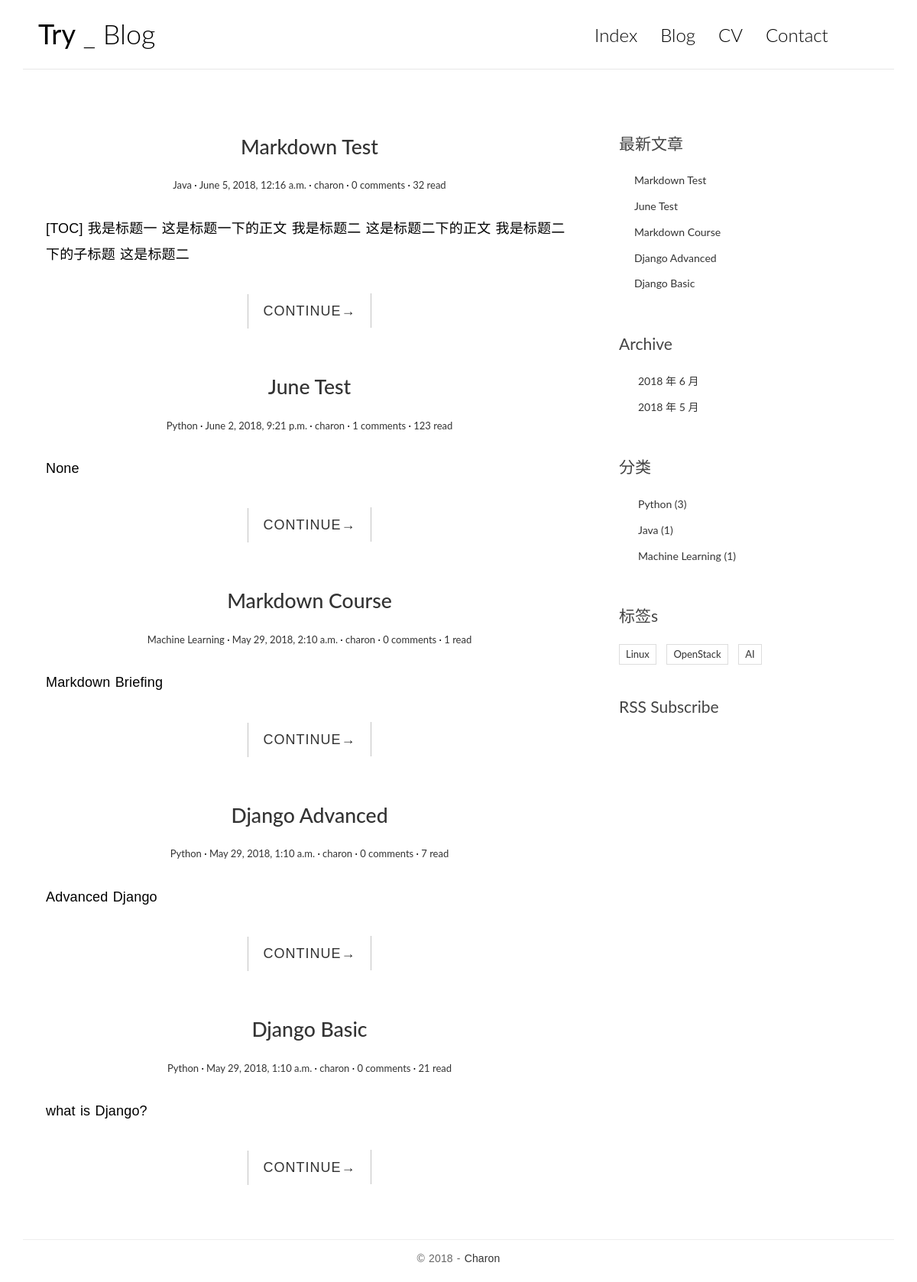
The app's page /, older data.
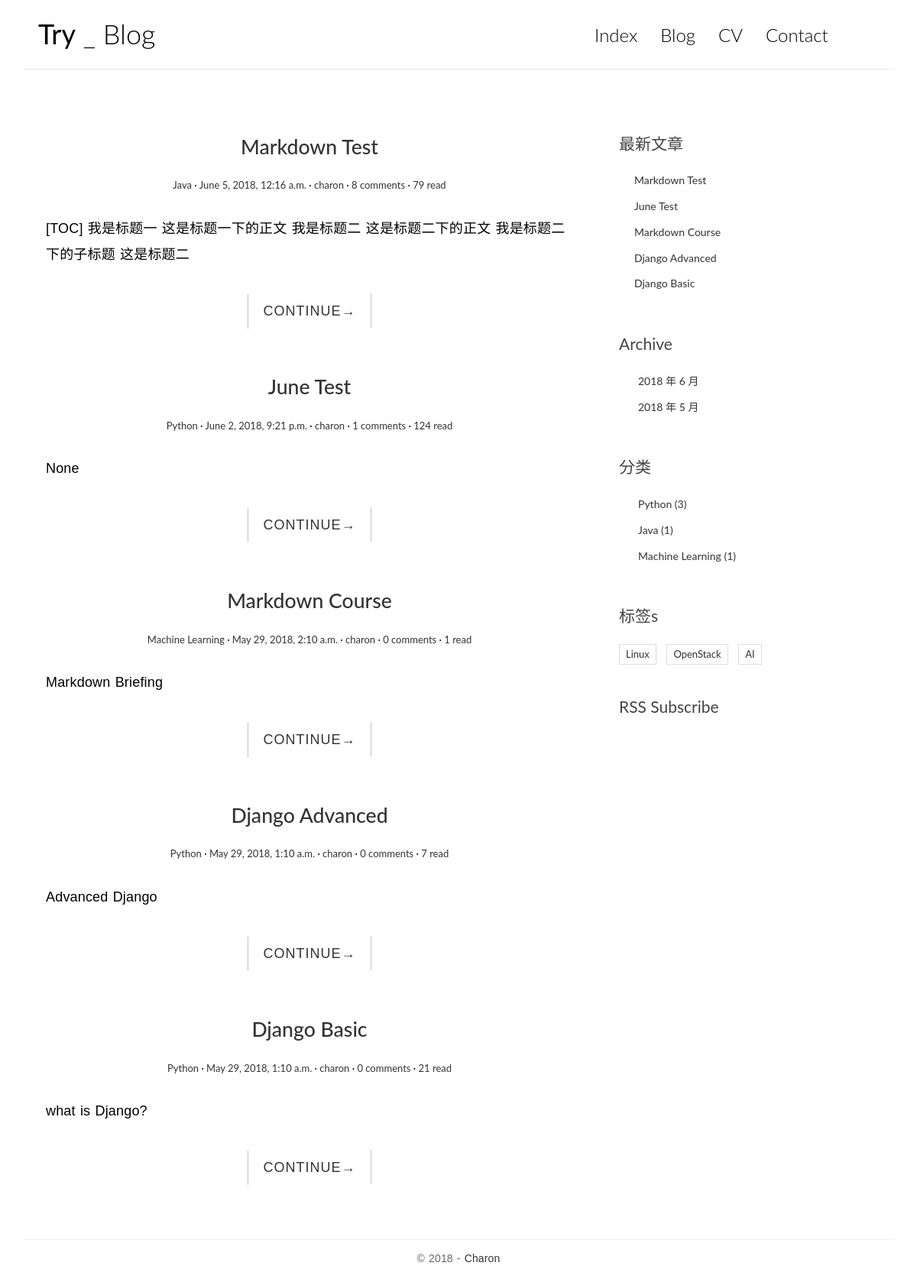
The same page, newer data.
### blog/models.py (models this page shows, shortened)
class Post(models.Model):
    title = models.CharField(max_length=64)
    body = models.TextField()
    created_time = models.DateTimeField(auto_now_add=True)
    modified_time = models.DateTimeField()
    excerpt = models.CharField(max_length=200, blank=True, null= True)
    category = models.ForeignKey(Category,on_delete=models.CASCADE)
    tags = models.ManyToManyField(Tag,blank=True,null=True)
    author = models.ForeignKey(User,on_delete=models.CASCADE)
    views = models.PositiveIntegerField(default=0)  # 记录阅读量
    def get_absolute_url(self):
        return reverse('blog:detail', kwargs={'pk': self.pk})
    class Meta:
        ordering = ['-created_time','title']

class Category(models.Model):
    name = models.CharField(max_length=32)

class Tag(models.Model):
    name = models.CharField(max_length=32)

### blog/views.py (the view, shortened to what this page needs)
# urls.py: path('', views.IndexView.as_view(), name='index'),
class IndexView(ListView):
    model = models.Post
    template_name = 'blog/index.html'
    context_object_name = 'post_list'
    paginate_by = 8
    def get_context_data(self, **kwargs):
        context = super().get_context_data(**kwargs)
        paginator = context.get('paginator')
        page = context.get('page_obj')
        is_paginated = context.get('is_paginated')
        pagination_data = self.pagination_data(paginator, page, is_paginated)
        context.update(pagination_data)
        return context
    def pagination_data(self, paginator, page, is_paginated):
        if not is_paginated:
            return {}

### blog/templatetags/blog_tags.py (called while the page is built)
@register.simple_tag
def get_recent_post(num=5):
    return models.Post.objects.all().order_by('-created_time')[:num]

@register.simple_tag
def archives():
    return models.Post.objects.dates('created_time', 'month', order='DESC')

@register.simple_tag
def get_categories():
    return models.Category.objects.annotate(num_posts=Count('post')).filter(num_posts__gte=0)

@register.simple_tag
def get_tags():
    return models.Tag.objects.annotate(num_posts=Count('post')).filter(num_posts__gte=0)

### templates/blog/index.html (shortened to what this page needs)
{% extends 'base.html' %}
{% block main %}
    {% for post in post_list %}
        <article class="post post-{{ post.pk }}">
            <header class="entry-header">
                <h1 class="entry-title">
                    <a href="{{ post.get_absolute_url }}">{{ post.title }}</a>
                </h1>
                <div class="entry-meta">
                    <span class="post-category"><a href="#">{{ post.category.name }}</a></span>
                    <span class="post-date"><a href="#"><time class="entry-date"
                                                              datetime="{{ post.created_time }}">{{ post.created_time }}</time></a></span>
                    <span class="post-author"><a href="#">{{ post.author }}</a></span>
                    <span class="comments-link"><a href="#">{{ post.comment_set.count }} comments</a></span>
                    <span class="views-count"><a href="{{ post.get_absolute_url }}">{{ post.views }} read</a></span>
                </div>
            </header>
            <div class="entry-content clearfix">
                <p>{{ post.excerpt }}</p>
                <div class="read-more cl-effect-14">
                    <a href="{{ post.get_absolute_url }}" class="more-link">CONTINUE<span class="meta-nav">→</span></a>
                </div>
            </div>
        </article>
    {% empty %}
        <div class="no-post">No Post Yet！</div>
    {% endfor %}
{% endblock main %}

### templates/base.html (shortened to what this page needs)
{% load staticfiles %}
{% load blog_tags %}
<!DOCTYPE html>
<html>
<head>
    <link rel="stylesheet" href="http://code.ionicframework.com/ionicons/2.0.1/css/ionicons.min.css">
    <link href="https://cdn.bootcss.com/bootstrap/3.3.7/css/bootstrap.min.css" rel="stylesheet">
    <link rel="stylesheet" href="{% static 'blog/css/pace.css' %}">
    <link rel="stylesheet" href="{% static 'blog/css/custom.css' %}">
    <link rel="stylesheet" href="{% static 'blog/css/highlights/github.css' %}">
</head>
<body>
<div class="container">
    <header id="site-header">
        <div class="row">
            <div class="col-md-4 col-sm-5 col-xs-8">
                <div class="logo">
                    <h1><a href="{% url 'blog:index' %}"><b>Try</b> _ Blog</a></h1>
                </div>
            </div>
            <div class="col-md-8 col-sm-7 col-xs-4">
                <nav class="main-nav" role="navigation">
                    <div class="collapse navbar-collapse" id="bs-example-navbar-collapse-1">
                        <ul class="nav navbar-nav navbar-right">
                            <li class="cl-effect-11"><a href="index.html" data-hover="Index">Index</a></li>
                            <li class="cl-effect-11"><a href="full-width.html" data-hover="Blog">Blog</a></li>
                            <li class="cl-effect-11"><a href="about.html" data-hover="CV">CV</a></li>
                            <li class="cl-effect-11"><a href="contact.html" data-hover="Contact">Contact</a></li>
                        </ul>
                    </div>
                </nav>
            </div>
        </div>
    </header>
</div>
<div class="content-body">
    <div class="container">
        <div class="row">
            <main class="col-md-8">
                {% block main %}
                {% endblock main %}
            </main>
            <aside class="col-md-4">
                <div class="widget widget-recent-posts">
                    <h3 class="widget-title">最新文章</h3>
                    {% get_recent_post as recent_post_list %}
                    <ul>
                        {% for post in recent_post_list %}
                            <li>
                                <a href="{{ post.get_absolute_url }}">{{ post.title }}</a>
                            </li>
                        {% empty %}
                            暂无文章！
                        {% endfor %}
                    </ul>
                </div>
                <div class="widget widget-archives">
                    <h3 class="widget-title">Archive</h3>
                    {% archives as date_list %}
                    <ul>
                        {% for date in date_list %}
                            <li>
                                <a href="{% url 'blog:archives' date.year date.month %}">{{ date.year }}
                                    年 {{ date.month }} 月</a>
                            </li>
                        {% empty %}
                            暂无归档！
                        {% endfor %}
                    </ul>
                </div>
                <div class="widget widget-category">
                    <h3 class="widget-title">分类</h3>
                    {% get_categories as category_list %}
                    <ul>
                        {% for category in category_list %}
                            <li>
                                <a href="{% url 'blog:category' category.pk %}">{{ category.name }} <span
                                        class="post-count">({{ category.num_posts }})</span></a>
                            </li>
                        {% endfor %}
                    </ul>
                </div>
                <div class="widget widget-tag-cloud">
                    <h3 class="widget-title">标签s</h3>
                    {% get_tags as tag_list %}
                    <ul>
                        {% for tag in tag_list %}
                            <li>
                                <a href="{% url 'blog:tag' tag.pk %}">{{ tag.name }}</a>
                            </li>
                        {% empty %}
                            暂无标签！
                        {% endfor %}
                    </ul>
                </div>
                <div class="rss">
                    <a href="{% url 'rss' %}"> RSS Subscribe </a>
                </div>
            </aside>
        </div>
    </div>
</div>
<footer id="site-footer">
    <div class="container">
        <div class="row">
            <div class="col-md-12">
                <p class="copyright">&copy 2018 - <a href="#" target="_blank">Charon</a>
                </p>
            </div>
        </div>
    </div>
</footer>
</body>
</html>

### static/blog/css/custom.css (style rules this page uses)
* { outline: none; }
h1, h2, h3, h4, h5, h6 { margin-top: 0; }
b { font-weight: 400; }
a { color: #333; }
body { color: #444; font-family: 'Lato', sans-serif; }
p { font-family: 'Ubuntu', sans-serif; font-weight: 400; word-spacing: 1px; letter-spacing: 0.01em; }
#site-header { background-color: #FFF; padding: 25px 20px; margin-bottom: 40px; border-bottom: 1px solid #e7e7e7; }
.logo h1 a { color: #000; }
.logo h1 { margin: 0; font-family: 'Lato', sans-serif; font-weight: 300; }
.main-nav { margin-top: 11px; max-width: 95%; }
.main-nav a { color: #000000 !important; padding: 0 0 5px 0 !important; margin-right: 30px; font-family: 'Lato', sans-serif; font-weight: 300; font-size: 24px; }
.cl-effect-11 a { padding: 10px 0; color: #0972b4; text-shadow: none; }
.cl-effect-11 a::before { position: absolute; top: 0; left: 0; overflow: hidden; padding: 0 0 5px 0 !important; max-width: 0; border-bottom: 1px solid #000; color: #000; content: attr(data-hover); white-space: nowrap; -webkit-transition: max-width 0.5s; -moz-transition: max-width 0.5s; transition: max-width 0.5s; }
.content-body { padding-bottom: 4em; }
.post { background: #fff; padding: 30px 30px 0; }
.entry-title { text-align: center; font-size: 1.9em; margin-bottom: 20px; line-height: 1.6; padding: 10px 20px 0; }
.entry-meta { text-align: center; color: #DDDDDD; font-size: 13px; margin-bottom: 30px; }
.entry-content { font-size: 18px; line-height: 1.9; font-weight: 300; color: #000; }
.post-category::after, .post-date::after, .post-author::after, .comments-link::after { content: ' ·'; color: #000; }
.read-more { font-family: 'Ubuntu', sans-serif; font-weight: 400; word-spacing: 1px; letter-spacing: 0.01em; text-align: center; margin-top: 20px; }
.cl-effect-14 a { padding: 0 20px; height: 45px; line-height: 45px; position: relative; display: inline-block; margin: 15px 25px; letter-spacing: 1px; font-weight: 400; text-shadow: 0 0 1px rgba(255, 255, 255, 0.3); }
.cl-effect-14 a::before, .cl-effect-14 a::after { position: absolute; width: 45px; height: 1px; background: #C3C3C3; content: ''; -webkit-transition: all 0.3s; -moz-transition: all 0.3s; transition: all 0.3s; pointer-events: none; }
.cl-effect-14 a::before { top: 0; left: 0; -webkit-transform: rotate(90deg); -moz-transform: rotate(90deg); transform: rotate(90deg); -webkit-transform-origin: 0 0; -moz-transform-origin: 0 0; transform-origin: 0 0; }
.cl-effect-14 a::after { right: 0; bottom: 0; -webkit-transform: rotate(90deg); -moz-transform: rotate(90deg); transform: rotate(90deg); -webkit-transform-origin: 100% 0; -moz-transform-origin: 100% 0; transform-origin: 100% 0; }
.widget { background: #fff; padding: 30px 0 0; }
.widget-title { font-size: 1.5em; margin-bottom: 20px; line-height: 1.6; padding: 10px 0 0; font-weight: 400; }
.widget-recent-posts ul { padding: 0; margin: 0; padding-left: 20px; }
.widget-recent-posts ul li { list-style-type: none; position: relative; line-height: 170%; margin-bottom: 10px; }
.widget-recent-posts ul li::before { content: '\f3d3'; font-family: "Ionicons"; position: absolute; left: -17px; top: 3px; font-size: 16px; color: #000; }
.widget-archives ul { padding: 0; margin: 0; padding-left: 25px; }
.widget-archives ul li { list-style-type: none; position: relative; line-height: 170%; margin-bottom: 10px; }
.widget-archives ul li::before { content: '\f3f3'; font-family: "Ionicons"; position: absolute; left: -25px; top: 1px; font-size: 16px; color: #000; }
.widget-category ul { padding: 0; margin: 0; padding-left: 25px; }
.widget-category ul li { list-style-type: none; position: relative; line-height: 170%; margin-bottom: 10px; }
.widget-category ul li::before { content: '\f3fe'; font-family: "Ionicons"; position: absolute; left: -25px; top: 1px; font-size: 18px; color: #000; }
.widget-tag-cloud ul { padding: 0; margin: 0; margin-right: -10px; }
.widget-tag-cloud ul li { list-style-type: none; font-size: 13px; display: inline-block; margin-right: 10px; margin-bottom: 10px; padding: 3px 8px; border: 1px solid #ddd; }
.rss { font-size: 21px; margin-top: 30px; }
.rss a { color: #444; }
#site-footer { padding-top: 10px; padding: 0 0 1.5em 0; }
.copyright { text-align: center; padding-top: 1em; margin: 0; border-top: 1px solid #eee; color: #666; }

Row changes from the older to the newer data that the page shows:
changed Post "Markdown Test": comment_set.count "0" → "8"; views "32" → "79"
changed Post "June Test": views "123" → "124"
